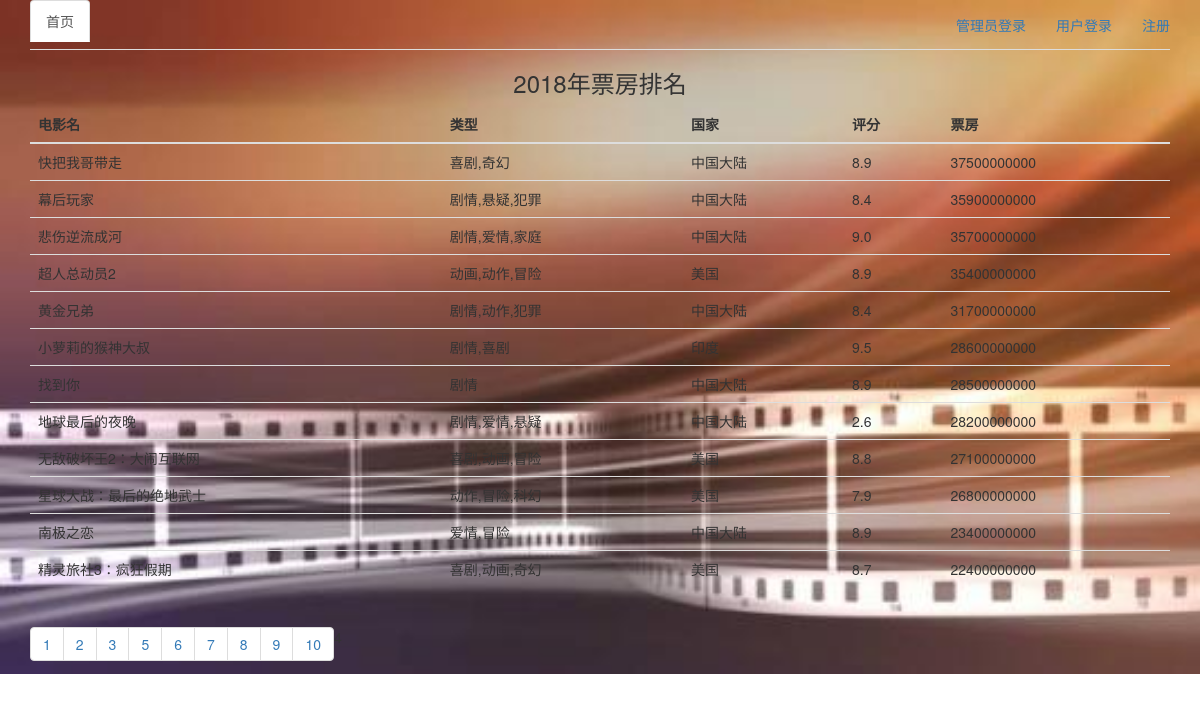
Page /box_office/4/ on the committed database.
### myApp/models.py (models this page shows)
class Movie(models.Model):
    name = models.CharField(max_length=50)
    type = models.CharField(max_length=50)
    country = models.CharField(max_length=50)
    length = models.CharField(max_length=50)
    release_time = models.DateField()
    score = models.FloatField()
    score_num = models.IntegerField()
    box_office = models.IntegerField()
    class Meta:
        db_table = 'movie'
        ordering = ['box_office']

### myApp/views.py (the view)
# urls.py: re_path(r'^box_office/(\d+)/$', views.box_office, name='box_office'),
def box_office(request, page_id):
    boxs = Movie.objects.order_by('-box_office')
    paginator = Paginator(boxs, 12)
    page = paginator.page(page_id)
    return render(request, 'box_office.html', {'boxs': page})

### myApp/context_processors.py (called while the page is built)
def front_user(request):
    user_id = request.session.get('user_id')
    context = {
    }
    if user_id:
        try:
            user = User.objects.get(pk=user_id)
            context['front_user'] = user
        except:
            pass
    return context

### templates/box_office.html (shortened to what this page needs)
{% extends 'base.html' %}
{% block head %}
    <link rel="stylesheet" href="{% static 'css/base.css' %}">
{% endblock %}
{% block content %}
    <h3 class="page-title">2018年票房排名</h3>
    <div class="container">
        <div class="row clearfix">
            <div class="col-md-12 column">
                <table class="table">
                    <thead>
                    <tr>
                        <th>电影名</th>
                        <th>类型</th>
                        <th>国家</th>
                        <th>评分</th>
                        <th>票房</th>
                    </tr>
                    </thead>
                    <tbody>
                    {% for box in boxs %}
                        <tr>
                            <td>{{ box.name }}</td>
                            <td>{{ box.type }}</td>
                            <td>{{ box.country }}</td>
                            <td>{{ box.score }}</td>
                            <td>{{ box.box_office }}</td>
                        </tr>
                    {% endfor %}
                    </tbody>
                </table>
                <ul class="pagination">
                    {% for index in boxs.paginator.page_range %}
                        {% if index == boxs.number %}
                            <li>{{ index }}</li>
                        {% else %}
                            <li>
                                <a href="{% url 'myApp:box_office' index %}">{{ index }}</a>
                            </li>
                        {% endif %}
                    {% endfor %}
                </ul>
            </div>
        </div>
    </div>
{% endblock %}

### static/css/base.css (style rules this page uses)
body { background: #f3f3f3; background: url("/static/images/bg.jpg") no-repeat; background-size: 100% }
.page-title { text-align: center; }

### templates/base.html (style rules this page uses)
body { background: #f3f3f3; }

### rows in the picture
Movie: name "快把我哥带走", type "喜剧,奇幻", country "中国大陆", score "8.9", box_office "37500000000"
Movie: name "幕后玩家", type "剧情,悬疑,犯罪", country "中国大陆", score "8.4", box_office "35900000000"
Movie: name "悲伤逆流成河", type "剧情,爱情,家庭", country "中国大陆", score "9.0", box_office "35700000000"
Movie: name "超人总动员2", type "动画,动作,冒险", country "美国", score "8.9", box_office "35400000000"
Movie: name "黄金兄弟", type "剧情,动作,犯罪", country "中国大陆", score "8.4", box_office "31700000000"
Movie: name "小萝莉的猴神大叔", type "剧情,喜剧", country "印度", score "9.5", box_office "28600000000"
Movie: name "找到你", type "剧情", country "中国大陆", score "8.9", box_office "28500000000"
Movie: name "地球最后的夜晚", type "剧情,爱情,悬疑", country "中国大陆", score "2.6", box_office "28200000000"
Movie: name "无敌破坏王2：大闹互联网", type "喜剧,动画,冒险", country "美国", score "8.8", box_office "27100000000"
Movie: name "星球大战：最后的绝地武士", type "动作,冒险,科幻", country "美国", score "7.9", box_office "26800000000"
Movie: name "南极之恋", type "爱情,冒险", country "中国大陆", score "8.9", box_office "23400000000"
Movie: name "精灵旅社3：疯狂假期", type "喜剧,动画,奇幻", country "美国", score "8.7", box_office "22400000000"

### other values in the picture
{{ index }} "1" "2" "3" "5" "6" "7" "8" "9" "10"
